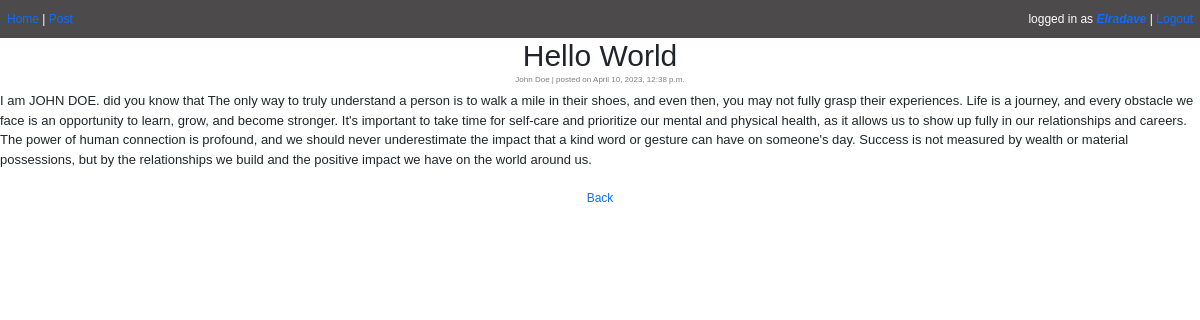
/post_page/32 (signed in), run on the app's committed database.
### main/models.py (models this page shows, shortened)
class Post(models.Model):
    author = models.ForeignKey(User, on_delete=models.CASCADE)
    title = models.CharField(max_length=100)
    description = models.TextField()
    created_at = models.DateTimeField(auto_now_add=True)
    updated_at = models.DateTimeField(auto_now=True)

### main/views.py (the view)
# urls.py: path('post_page/<str:post_id>', views.post_page, name='post_page')
@login_required(login_url='/login')
def post_page(request, post_id):
    post = Post.objects.get(id=post_id)
    return render(request, 'post.html', {'post': post})

### main/templates/post.html (shortened to what this page needs)
{% extends 'main.html' %}
{% block style %}
{% load static %}
<link rel="stylesheet" href="{% static 'post.css' %}">
{% endblock %}
{% block content%}
<div class="user_post">
    <h1 class="post_title">{{post.title}}</h1>
    <p class="post_username">{{ post.author.username }}<span class="post_time"> | posted on {{post.created_at}}</span>
    </p>
    <p class="post_description">{{post.description}}</p>
</div>
{% endblock %}

### main/templates/main.html (shortened to what this page needs)
<!DOCTYPE html>
<html lang="en">
  <head>
    {% load static %}
    <link rel="stylesheet" href="{% static 'main.css' %}" />
    {% block style%}{% endblock%}
    <link
      href="https://cdn.jsdelivr.net/npm/bootstrap@5.3.0-alpha2/dist/css/bootstrap.min.css"
      rel="stylesheet"
    />
  </head>
  <body>
    <div style="color: white;
      font-size: 12px;
      padding-top: 10px;
      padding-bottom: 10px;
      padding-left: 7px;
      padding-right: 7px;
      font-family: Arial;
      background-color: rgb(76, 74, 74);
      display: grid;
      text-decoration: none;
      grid-template-columns: 1fr 1fr;">
      <div class="left-grid">
        <a href="/" style="text-decoration: none;">Home</a> | <a href="/create-post" style="text-decoration: none;">Post</a>
      </div>
      <div class="right-grid">
        logged in as <a href="{% url 'profile' user.username %}" style="text-decoration: none;"><strong>{{user.username}}</strong></a> |
        <a href="/logout" style="text-decoration: none;">Logout</a>
      </div>
    </div>
    {% block content%}{% endblock %}
    {% if request.path == '/' %}
    <p style="text-align: center;
              font-family: Arial;
              font-size: 12px;
              margin-top: 20px;">
    <a href="#top" style="text-decoration: none;">Go Back Up</a>
    </p>
    {% else %}
    <p style="text-align: center;
              font-family: Arial;
              font-size: 12px;
              margin-top: 20px;">
    <a href="#" onclick="history.back()" style="text-decoration: none;">Back</a></p>
    {% endif %}
  </body>
</html>

### static/main.css (style rules this page uses)
div { font-family: Arial; }
.right-grid { text-decoration: none; text-align: right; }
a { color : blue; text-decoration: none; cursor: pointer; }
strong { font-style: italic; }

### static/post.css (style rules this page uses)
.post_title, .post_description, .post_time, .post_username { font-family: Arial; margin-top: 0; margin-bottom: 0; }
.post_title { font-size: 30px; text-align: center; }
.post_description { font-size: 13px; margin-bottom: 10px; }
.post_username, .post_time { font-size: 8px; color: gray; text-align: center; margin-bottom: 5px; }

### data on the page
Post: title "Hello World", author.username "John Doe", created_at "April 10, 2023, 12:38 p.m.", description "I am JOHN DOE. did you know that The only way to truly understand a person is to walk a mile in their shoes, and even then, you may not fully grasp their experiences. Life is a journey, and every obstacle we face is an opportunity to learn, grow, and become stronger. It's important to take time for self-care and prioritize our mental and physical health, as it allows us to show up fully in our relationships and careers. The power of human connection is profound, and we should never underestimate the impact that a kind word or gesture can have on someone's day. Success is not measured by wealth or material possessions, but by the relationships we build and the positive impact we have on the…"

### other printed values
{{ user.username }} "Elradave"
